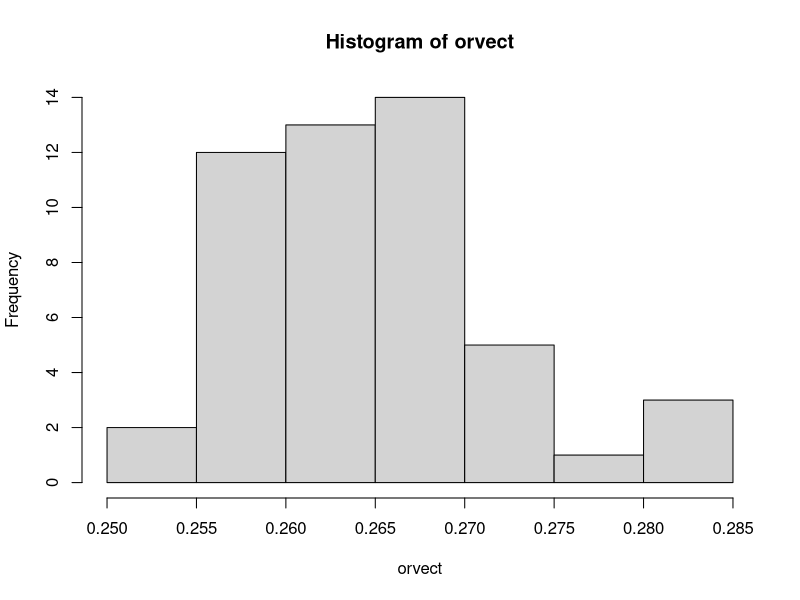

Here is the R script that generated this plot: (Note: a time limit stopped this script after it produced the figure.)
#Common data-generating function
#popsize set at 1500000, can increase in large ssize is needed
#ssize set at 500, may have trouble when not enough patient available

# Note: The true values vary for each setting with different parameters, 
#such as the values of em (coefficient of modification).

datagen<-function(seed=sample(1:1000000,size=1),ssize=500,popsize=1500000,OR_C=1.5,OR_WI=1,OR_WC=3.5,OR_H=1.5,em=0.45,cfV0=F,cfV1=F,return_full=F){
  set.seed(seed)
  
  #generate data
  C<-runif(n=popsize, -3, 3)
  U1<-rbinom(n=popsize,size=1,prob=0.5) #affects both
  U2<-rbinom(n=popsize,size=1,prob=0.5) #affects covid
  
  if(cfV0==T) V=rep(0,popsize); if(cfV1==T) V=rep(1,popsize);
  if(cfV0==F&cfV1==F){
    V<-rbinom(prob=plogis(1.5 + 0.3*C - abs(C) - sin(pi*C) ),size=1,n=popsize) #prevalence is around 0.61
  }
  #Infection (with something) has some common risk factors U1 and C
  Infec<-rbinom(prob=plogis(0.5*C-5+0.5*U1),size=1,n=popsize) #current prevalence around 0.007
  
  #Infected with COVID
  Infec_COVID<- rbinom(prob=plogis( -log(OR_C)*V -4 + 2*C - 0.15*exp(C)+ em*V*C + log(2)*U2*(1.5-V)-2*U1), size=1,n=popsize) #0.009
  #symptoms based on infection
  #can come from either or both infections, if present
  W=rep(0,popsize)
  W[Infec==1]<-rbinom(prob=plogis(2+0.5*C[Infec==1]-log(OR_WI)*V[Infec==1]-0.5*U1[Infec==1]),size=1, n=sum(Infec==1))
  W[Infec_COVID==1]<-rbinom(prob=plogis(-5+1*C[Infec_COVID==1]-log(OR_WC)*V[Infec_COVID==1]-1*U1[Infec_COVID==1]+0.5*U2[Infec_COVID==1]*(1-V[Infec_COVID==1])),size=1, n=sum(Infec_COVID))
  #mean(W[Infec==1|Infec_COVID==1]) #25%
  #mean(W[Infec_COVID==1]) #39%
  #mean(W[Infec==1]) #12%
  #mean(W[Infec_COVID==1&V==1]) #22%
  
  #hospitalization, only possible if symptoms present
  H=rep(0,popsize)
  H[W==1]<-rbinom(prob=plogis(1+0.5*C[W==1]+log(OR_H)*V[W==1]-0.5*U1[W==1]),size=1,n=sum(W==1))
  #mean(H[W==1]) #83% with severe symptoms go to hospital
  
  #selection on outcome for testing (does not condition on infectious status, just being in the hospital)
  R<-sample(which(H==1),ssize) #sample randomly from those in hospital to control the study size
  
  if(return_full==F){
    dat<-as.data.frame(cbind(Y=Infec_COVID,V=V,C=C)[R,])
  } else{dat<-as.data.frame(cbind(Infec_COVID=Infec_COVID,Infec=Infec,H=H,W=W,V=V,C=C))}
  return(dat)
}

dat<-datagen(ssize=5000, em=1)


#true marginal RR
orvect<-rep(NA,50)
for (j in 1:50){
  datfull1<-datagen(cfV1=T,return_full=T)
  datfull0<-datagen(cfV0=T,return_full=T)
  orvect[j]<-mean(datfull1$H*datfull1$Infec_COVID)/mean(datfull0$H*datfull0$Infec_COVID)
}
(psi = mean(orvect)) #0.04209
hist(orvect)

#true marginal RR for Infec_COVID
orvect1<-rep(NA,50)
for (j in 1:50){
  datfull1<-datagen(cfV1=T,return_full=T)
  datfull0<-datagen(cfV0=T,return_full=T)
  orvect1[j]<-mean(datfull1$Infec_COVID)/mean(datfull0$Infec_COVID)
}
mean(orvect1) #0.16
hist(orvect1)

#true marginal RR for Infec_COVID * W (severe COVID disease)
orvect2<-rep(NA,50)
for (j in 1:50){
  datfull1<-datagen(cfV1=T,return_full=T)
  datfull0<-datagen(cfV0=T,return_full=T)
  orvect2[j]<-mean(datfull1$W*datfull1$Infec_COVID)/mean(datfull0$W*datfull0$Infec_COVID)
}
mean(orvect2) #0.04
hist(orvect2)
